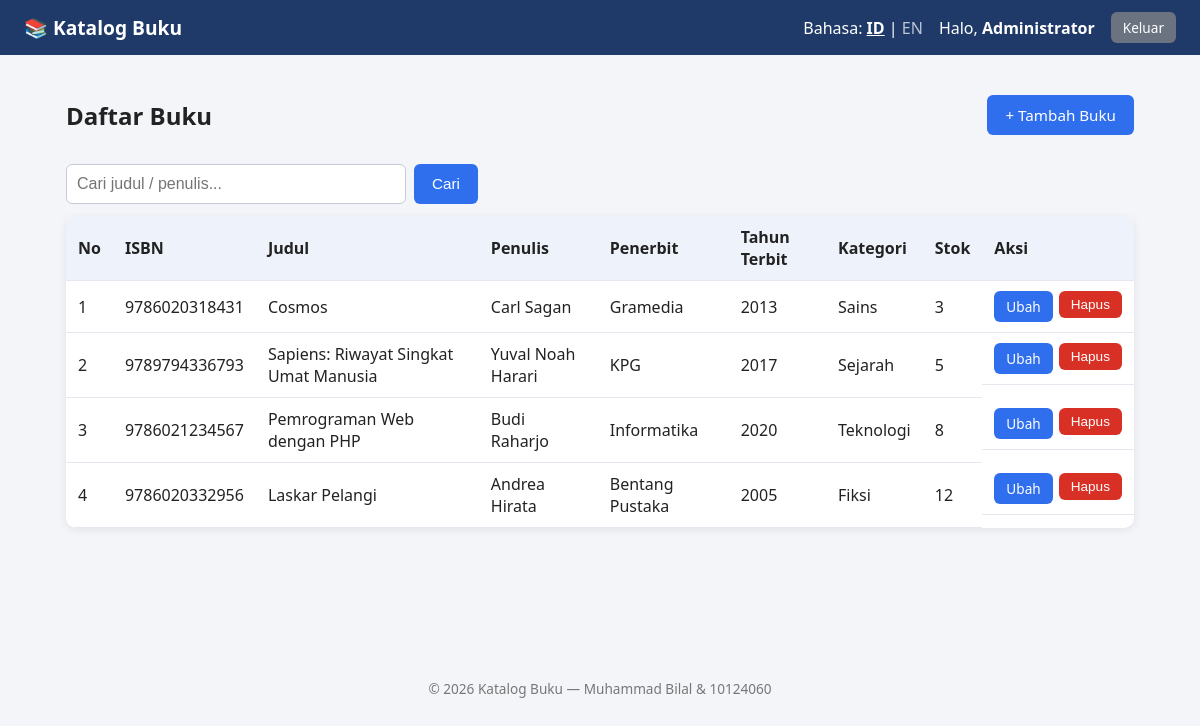
/index.php (signed in), run on the app's committed database.
### tables this page shows
CREATE TABLE buku (
    id INT AUTO_INCREMENT PRIMARY KEY,
    isbn VARCHAR(13) NOT NULL UNIQUE,
    judul VARCHAR(200) NOT NULL,
    penulis VARCHAR(100) NOT NULL,
    penerbit VARCHAR(100) NOT NULL,
    tahun SMALLINT NOT NULL,
    kategori VARCHAR(20) NOT NULL,
    stok INT NOT NULL DEFAULT 0,
    created_at TIMESTAMP DEFAULT CURRENT_TIMESTAMP
);

### fungsi.php (called while the page is built, shortened)
<?php
require_once 'bahasa.php';
function bersihkan($teks) {
    return trim(strip_tags((string)$teks));
}
function e($teks) {
    return htmlspecialchars((string)$teks, ENT_QUOTES, 'UTF-8');
}

### bahasa.php (called while the page is built, shortened)
<?php
function t($kunci) {
    global $kamus;
    $b = $_SESSION['bahasa'];
    return $kamus[$b][$kunci] ?? $kunci;
}

### index.php (the view, shortened to what this page needs)
<?php
require_once 'koneksi.php';
require_once 'fungsi.php';
$cari = bersihkan($_GET['q'] ?? '');
if ($cari !== '') {
    $stmt = $pdo->prepare('SELECT * FROM buku WHERE judul LIKE ? OR penulis LIKE ? ORDER BY id DESC');
    $like = '%' . $cari . '%';
    $stmt->execute([$like, $like]);
} else {
    $stmt = $pdo->query('SELECT * FROM buku ORDER BY id DESC');
}
$buku  = $stmt->fetchAll();
?>
<?php require 'header.php'; ?>
<div class="toolbar">
    <h2><?= e(t('daftar')) ?></h2>
    <a class="btn" href="tambah.php">+ <?= e(t('tambah')) ?></a>
</div>
<form method="GET" class="search">
    <input type="text" name="q" value="<?= e($cari) ?>" placeholder="<?= e(t('cari')) ?>">
    <button class="btn" type="submit"><?= e(t('tombol_cari')) ?></button>
</form>
<div class="table-wrap">
<table>
    <thead>
        <tr>
            <th><?= e(t('no')) ?></th><th><?= e(t('isbn')) ?></th><th><?= e(t('judul')) ?></th>
            <th><?= e(t('penulis')) ?></th><th><?= e(t('penerbit')) ?></th><th><?= e(t('tahun')) ?></th>
            <th><?= e(t('kategori')) ?></th><th><?= e(t('stok')) ?></th><th><?= e(t('aksi')) ?></th>
        </tr>
    </thead>
    <tbody>
    <?php if (count($buku) === 0): ?>
        <tr><td colspan="9" class="center"><?= e(t('kosong')) ?></td></tr>
    <?php else: $no = 1; foreach ($buku as $b): ?>
        <tr>
            <td><?= $no++ ?></td>
            <td><?= e($b['isbn']) ?></td>
            <td><?= e($b['judul']) ?></td>
            <td><?= e($b['penulis']) ?></td>
            <td><?= e($b['penerbit']) ?></td>
            <td><?= e($b['tahun']) ?></td>
            <td><?= e(t($b['kategori'])) ?></td>
            <td><?= e($b['stok']) ?></td>
            <td class="aksi">
                <a class="btn btn-small" href="edit.php?id=<?= (int)$b['id'] ?>"><?= e(t('ubah')) ?></a>
                <form method="POST" action="hapus.php" onsubmit="return confirm('<?= e(t('konfirmasi')) ?>')">
                    <button class="btn btn-small btn-merah" type="submit"><?= e(t('hapus')) ?></button>
                </form>
            </td>
        </tr>
    <?php endforeach; endif; ?>
    </tbody>
</table>
</div>
<?php require 'footer.php'; ?>

### header.php (shortened to what this page needs)
<?php require_once 'fungsi.php'; ?>
<!DOCTYPE html>
<html lang="<?= e($_SESSION['bahasa']) ?>">
<head>
    <link rel="stylesheet" href="style.css">
</head>
<body>
<nav class="navbar">
    <a class="brand" href="index.php">📚 <?= e(t('judul_app')) ?></a>
    <div class="nav-right">
        <span class="lang">
            <?= e(t('bahasa')) ?>:
            <a href="ganti_bahasa.php?lang=id" class="<?= $_SESSION['bahasa'] === 'id' ? 'aktif' : '' ?>">ID</a> |
            <a href="ganti_bahasa.php?lang=en" class="<?= $_SESSION['bahasa'] === 'en' ? 'aktif' : '' ?>">EN</a>
        </span>
        <?php if (!empty($_SESSION['login'])): ?>
            <span><?= e(t('halo')) ?>, <b><?= e($_SESSION['nama']) ?></b></span>
            <a class="btn btn-small btn-abu" href="logout.php"><?= e(t('logout')) ?></a>
        <?php endif; ?>
    </div>
</nav>
<main class="container">

### footer.php
</main>
<footer class="footer">&copy; <?= date('Y') ?> <?= e(t('judul_app')) ?> &mdash; Muhammad Bilal &amp; 10124060</footer>
</body>
</html>

### style.css (style rules this page uses)
* { box-sizing:border-box }
body { margin:0;font-family:Segoe UI,Arial,sans-serif;background:#f3f5f9;color:#222 }
.navbar { display:flex;justify-content:space-between;align-items:center;flex-wrap:wrap;gap:10px;background:#1f3a68;color:#fff;padding:12px 24px }
.navbar a { color:#fff;text-decoration:none }
.brand { font-weight:700;font-size:1.2rem }
.nav-right { display:flex;align-items:center;gap:16px;flex-wrap:wrap }
.lang a { opacity:.7 }
.lang a.aktif { opacity:1;font-weight:700;text-decoration:underline }
.container { max-width:1100px;margin:24px auto;padding:0 16px;min-height:70vh }
input,select { width:100%;padding:10px;border:1px solid #c5cbd6;border-radius:6px;font-size:1rem }
.btn { display:inline-block;background:#2f6fed;color:#fff;border:0;padding:10px 18px;border-radius:6px;cursor:pointer;text-decoration:none;font-size:.95rem }
.btn-small { padding:6px 12px;font-size:.85rem }
.btn-abu { background:#6b7280 }
.btn-merah { background:#d93025 }
.toolbar { display:flex;justify-content:space-between;align-items:center }
.search { display:flex;gap:8px;margin:12px 0 }
.search input { max-width:340px }
.table-wrap { overflow-x:auto;background:#fff;border-radius:10px;box-shadow:0 2px 8px rgba(0,0,0,.08) }
table { width:100%;border-collapse:collapse }
th,td { padding:10px 12px;text-align:left;border-bottom:1px solid #e5e8ef }
th { background:#eef2fa }
.aksi { display:flex;gap:6px }
.aksi form { margin:0 }
.footer { text-align:center;padding:16px;color:#777;font-size:.85rem }

### data on the page
buku: isbn "9786020318431", judul "Cosmos", penulis "Carl Sagan", penerbit "Gramedia", tahun "2013", kategori "Sains", stok "3"
buku: isbn "9789794336793", judul "Sapiens: Riwayat Singkat Umat Manusia", penulis "Yuval Noah Harari", penerbit "KPG", tahun "2017", kategori "Sejarah", stok "5"
buku: isbn "9786021234567", judul "Pemrograman Web dengan PHP", penulis "Budi Raharjo", penerbit "Informatika", tahun "2020", kategori "Teknologi", stok "8"
buku: isbn "9786020332956", judul "Laskar Pelangi", penulis "Andrea Hirata", penerbit "Bentang Pustaka", tahun "2005", kategori "Fiksi", stok "12"

### other printed values
t('judul_app') "Katalog Buku"
t('bahasa') "Bahasa"
t('halo') "Halo"
$_SESSION['nama'] "Administrator"
t('logout') "Keluar"
t('daftar') "Daftar Buku"
t('tambah') "Tambah Buku"
t('tombol_cari') "Cari"
t('no') "No"
t('isbn') "ISBN"
t('judul') "Judul"
t('penulis') "Penulis"
t('penerbit') "Penerbit"
t('tahun') "Tahun Terbit"
t('kategori') "Kategori"
